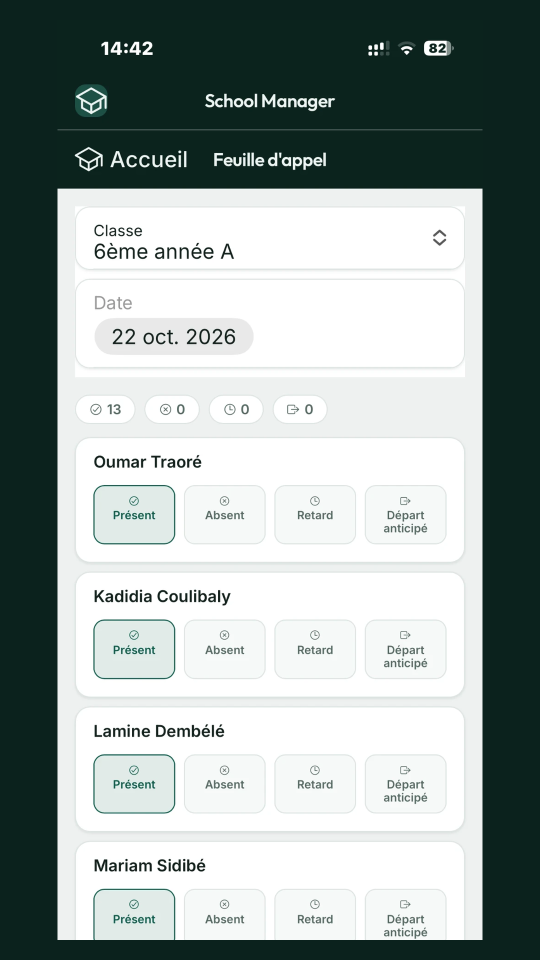
#> input picture marketing/play-store/capture-1-feuille-appel.png, 1080 x 1920 px, given in place of icone-512.png, which was not available (shown at 1/2 size)
$ python generer_semaine1.py
#> lines starting #> are read from the running program, lines starting #| are printed output that depends on the picture; after the words box and inside, x2 and y2 are one past the last pixel; in counts of white or black regions, pixels touching at a corner belong together; pictures that were not available may be replaced by others from this repository, and a replacement may not be noted
# Visuels de la semaine 1 (publications 1 à 3 du PLAN.md), aux couleurs de School Manager.
# Formats : 1080x1080 (annonce) et 1080x1350 (4:5, Instagram et Facebook).
from pathlib import Path
from PIL import Image, ImageDraw, ImageFont, ImageFilter

RACINE = Path(__file__).resolve().parents[2]
SORTIE = Path(__file__).resolve().parent / "visuels"
CAPTURES = RACINE / "marketing/play-store"
ICONE = CAPTURES / "icone-512.png"
POLICE = "/System/Library/Fonts/Avenir Next.ttc"
HAUT, BAS = (16, 94, 78), (9, 40, 33)
OR, CREME = (201, 162, 39), (238, 232, 218)

def police(t, gras=True):
    return ImageFont.truetype(POLICE, t, index=0 if gras else 5)

def fond(l, h):
#> called with l = 1080, h = 1080
    img = Image.new("RGB", (l, h)); d = ImageDraw.Draw(img)
#> after `img = Image.new('RGB', (l, h))`: img: PIL image 1080x1080 RGB; every value is 0
    for y in range(h):
        k = y / (h - 1)
        d.line([(0, y), (l, y)], fill=tuple(round(a + (b - a) * k) for a, b in zip(HAUT, BAS)))
    return img

def entete(img):
    # icône + nom en haut à gauche
    ic = Image.open(ICONE).convert("RGBA").resize((72, 72), Image.LANCZOS)
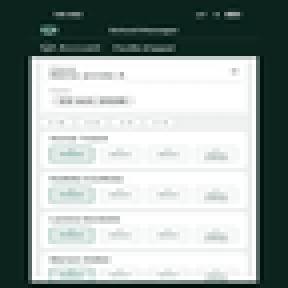
#> ic: PIL image 72x72 RGBA (shown 4 times larger); mean R, G, B, A 154.3, 164.6, 162.1, 255
    m = Image.new("L", ic.size, 0); ImageDraw.Draw(m).rounded_rectangle([0, 0, 71, 71], 16, fill=255)
#> after `m = Image.new('L', ic.size, 0)`: m: PIL image 72x72 L; every value is 0
#> after `ImageDraw.Draw(m).rounded_rectangle([0, 0, 71, 71], 16, fill=255)`:
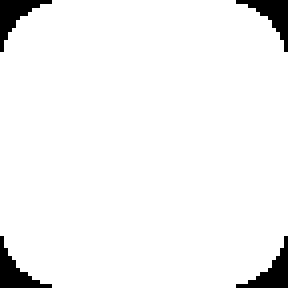
#> m: PIL image 72x72 L (shown 4 times larger); 95.3% white; 4 black regions, box (x1, y1, x2, y2) and area: (0, 0, 13, 13) 61, (59, 0, 72, 13) 61, (0, 59, 13, 72) 61, (59, 59, 72, 72) 61
    img.paste(ic, (60, 56), m)
    ImageDraw.Draw(img).text((150, 70), "School Manager", font=police(38), fill="white")

def telephone(capture, hauteur):
    # capture iPhone (fond vert déjà présent sur les fichiers Play) recadrée sur l'écran, coins arrondis
#> called with hauteur = 860
    im = Image.open(capture).convert("RGB")
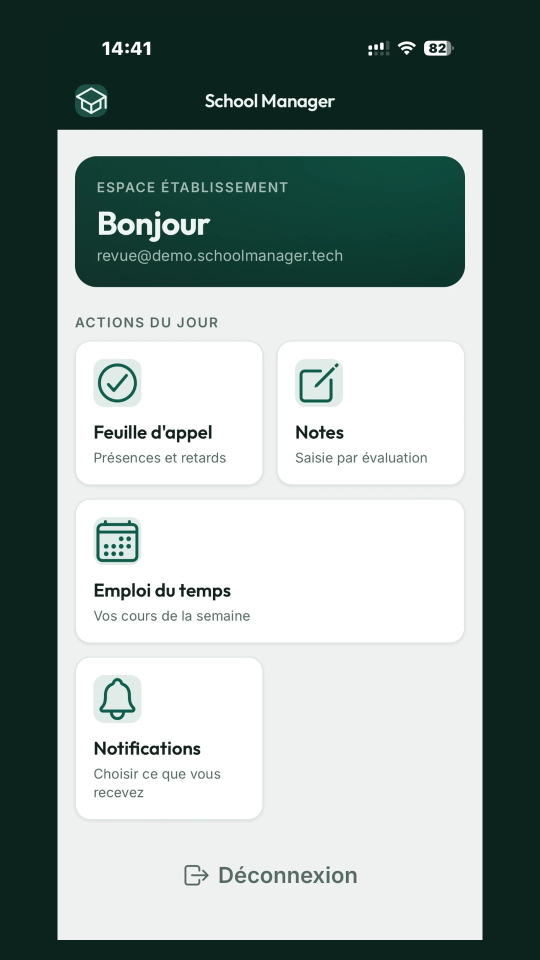
#> input picture marketing/play-store/capture-4-accueil.png, 1080 x 1920 px (shown at 1/2 size)
#> im is the input picture: PIL image 1080x1920 RGB; mean R, G, B 142.8, 156.6, 153.4
    ecran = im.crop((60, 40, im.width - 60, im.height - 40))
    l = round(ecran.width * hauteur / ecran.height)
#> l = 449
    ecran = ecran.resize((l, hauteur), Image.LANCZOS)
#> ecran: PIL image 449x860 RGB
    cadre = Image.new("RGBA", (l + 24, hauteur + 24), (0, 0, 0, 0))
#> cadre: PIL image 473x884 RGBA; every value is 0
    ImageDraw.Draw(cadre).rounded_rectangle([0, 0, l + 23, hauteur + 23], 48, fill=(5, 18, 15))
    m = Image.new("L", ecran.size, 0); ImageDraw.Draw(m).rounded_rectangle([0, 0, l - 1, hauteur - 1], 38, fill=255)
#> after `m = Image.new('L', ecran.size, 0)`: m: PIL image 449x860 L; every value is 0
#> after `ImageDraw.Draw(m).rounded_rectangle([0, 0, l - 1, hauteur - 1], 38, fi`: m: PIL image 449x860 L; 99.7% white; 4 black regions, box (x1, y1, x2, y2) and area: (0, 0, 32, 32) 321, (417, 0, 449, 32) 321, (0, 828, 32, 860) 321, (417, 828, 449, 860) 321
    cadre.paste(ecran, (12, 12), m)
    return cadre

def coller(img, cadre, x, y):
#> called with x = 640, y = 140
    ombre = Image.new("RGBA", cadre.size, (0, 0, 0, 0))
    ImageDraw.Draw(ombre).rounded_rectangle([0, 0, cadre.width - 1, cadre.height - 1], 48, fill=(0, 0, 0, 110))
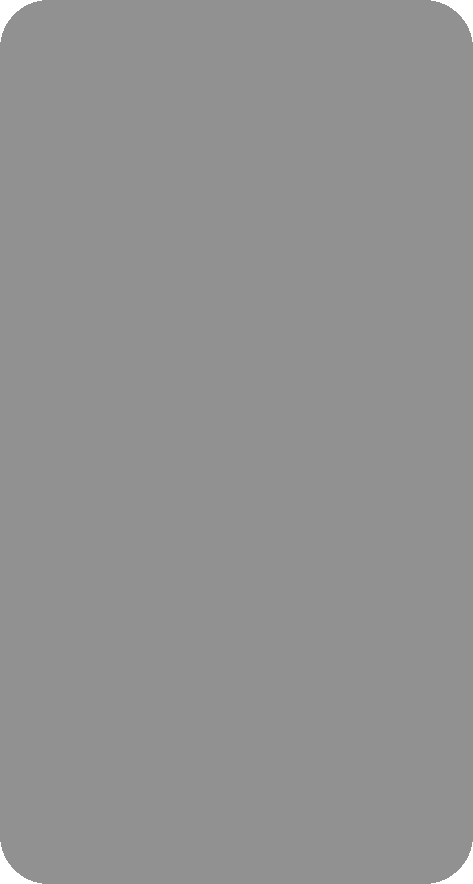
#> ombre: PIL image 473x884 RGBA; mean R, G, B, A 0, 0, 0, 109.5; transparent parts drawn white
    ombre = ombre.filter(ImageFilter.GaussianBlur(18))
    img.paste(ombre, (x + 10, y + 18), ombre)
    img.paste(cadre, (x, y), cadre)

def badge_app_store(img, x, y):
    d = ImageDraw.Draw(img)
    d.rounded_rectangle([x, y, x + 300, y + 92], 18, fill="black", outline=(166, 166, 166), width=2)
    d.text((x + 28, y + 14), "Télécharger dans", font=police(22, False), fill="white")
    d.text((x + 28, y + 40), "l'App Store", font=police(38), fill="white")

def texte_centre(d, y, txt, f, l, couleur="white"):
    w = d.textlength(txt, font=f); d.text(((l - w) / 2, y), txt, font=f, fill=couleur)

# Publication 1 — annonce App Store, 1080x1080
img = fond(1080, 1080); entete(img); d = ImageDraw.Draw(img)
d.text((60, 190), "Disponible sur", font=police(64), fill="white")
d.text((60, 268), "l'App Store.", font=police(64), fill=OR)
d.text((60, 370), "Absences, notes, emploi du temps", font=police(32, False), fill=CREME)
d.text((60, 412), "et scolarité, sur votre téléphone.", font=police(32, False), fill=CREME)
badge_app_store(img, 60, 500)
d.text((60, 630), "Android : bientôt.", font=police(30, False), fill=CREME)
coller(img, telephone(CAPTURES / "capture-4-accueil.png", 860), 640, 140)
img.save(SORTIE / "p01-annonce-app-store-1080.png")

# Publication 2 — parents, absence le jour même, 1080x1350
img = fond(1080, 1350); entete(img); d = ImageDraw.Draw(img)
#> in fond (call 2), `img = Image.new('RGB', (l, h))`: img: PIL image 1080x1350 RGB; every value is 0
texte_centre(d, 190, "Vous le savez", police(72), 1080)
texte_centre(d, 276, "le jour même.", police(72), 1080, OR)
texte_centre(d, 380, "L'école saisit l'absence, vous êtes prévenu.", police(32, False), 1080, CREME)
coller(img, telephone(CAPTURES / "capture-4-accueil.png", 820), 335, 470)
#> in telephone (call 2), `cadre = Image.new("RGBA", (l + 24, hauteur + 24), (0, 0, 0, 0))`: cadre: PIL image 452x844 RGBA; every value is 0
#> in telephone (call 2), `m = Image.new('L', ecran.size, 0)`: m: PIL image 428x820 L; every value is 0
#> in telephone (call 2), `ImageDraw.Draw(m).rounded_rectangle([0, 0, l - 1, hauteur - 1], 38, fi`: m: PIL image 428x820 L; 99.6% white; 4 black regions, box (x1, y1, x2, y2) and area: (0, 0, 32, 32) 321, (396, 0, 428, 32) 321, (0, 788, 32, 820) 321, (396, 788, 428, 820) 321
img.save(SORTIE / "p02-absence-jour-meme-1350.png")

# Publication 3 — carrousel directeurs, bulletins, 3 x 1080x1350
img = fond(1080, 1350); entete(img); d = ImageDraw.Draw(img)
for i, l in enumerate(["Trois semaines", "pour sortir", "les bulletins ?"]):
    d.text((80, 430 + i * 110), l, font=police(96), fill=OR if i == 0 else "white")
d.text((80, 820), "Cahier, tableur, moyennes refaites à la main.", font=police(34, False), fill=CREME)
d.text((80, 1180), "Faites défiler  →", font=police(34), fill=OR)
img.save(SORTIE / "p03-bulletins-1-1350.png")

img = fond(1080, 1350); entete(img); d = ImageDraw.Draw(img)
texte_centre(d, 190, "Les notes saisies", police(64), 1080)
texte_centre(d, 268, "pendant le trimestre…", police(64), 1080, OR)
coller(img, telephone(CAPTURES / "capture-2-notes.png", 900), 330, 390)
#> call 3 of telephone, with hauteur = 900
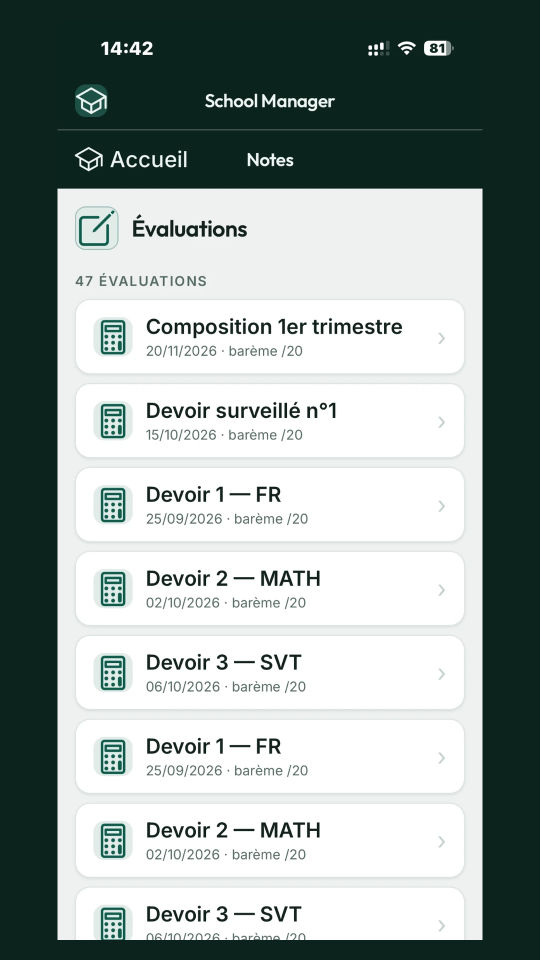
#> input picture marketing/play-store/capture-2-notes.png, 1080 x 1920 px (shown at 1/2 size)
#> in telephone, im is the input picture: PIL image 1080x1920 RGB; mean R, G, B 151.6, 162.3, 159.8
#> in telephone (call 3), `cadre = Image.new("RGBA", (l + 24, hauteur + 24), (0, 0, 0, 0))`: cadre: PIL image 494x924 RGBA; every value is 0
#> in telephone (call 3), `m = Image.new('L', ecran.size, 0)`: m: PIL image 470x900 L; every value is 0
#> in telephone (call 3), `ImageDraw.Draw(m).rounded_rectangle([0, 0, l - 1, hauteur - 1], 38, fi`: m: PIL image 470x900 L; 99.7% white; 4 black regions, box (x1, y1, x2, y2) and area: (0, 0, 32, 32) 321, (438, 0, 470, 32) 321, (0, 868, 32, 900) 321, (438, 868, 470, 900) 321
#> in telephone (call 3), `cadre.paste(ecran, (12, 12), m)`:
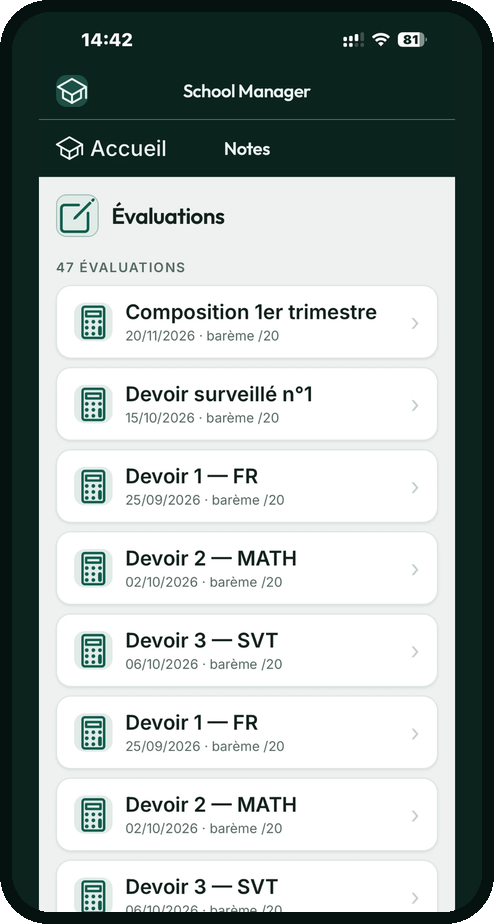
#> cadre: PIL image 494x924 RGBA; mean R, G, B, A 163.3, 172.1, 169.9, 253.9; transparent parts drawn white
#> call 3 of coller, with x = 330, y = 390
#> in coller (call 3), `img.paste(ombre, (x + 10, y + 18), ombre)`:
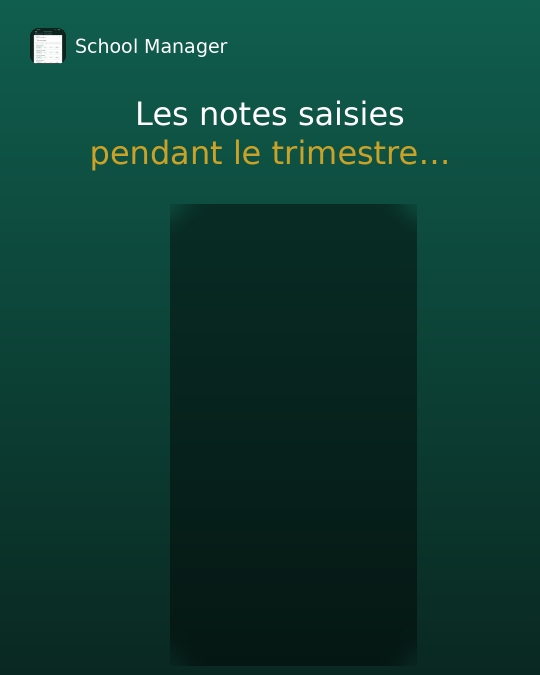
#> img: PIL image 1080x1350 RGB (shown at 1/2 size); mean R, G, B 14.1, 60.9, 50.2
img.save(SORTIE / "p03-bulletins-2-1350.png")

img = fond(1080, 1350); entete(img); d = ImageDraw.Draw(img)
for i, l in enumerate(["… alimentent", "directement", "le bulletin."]):
    d.text((80, 360 + i * 110), l, font=police(96), fill=OR if i == 2 else "white")
for i, l in enumerate(["Moyennes, coefficients, absences de la période.", "PDF à l'en-tête de votre école."]):
    d.text((80, 760 + i * 52), l, font=police(34, False), fill=CREME)
d.rounded_rectangle([80, 1000, 700, 1100], 50, fill=OR)
d.text((128, 1024), "Essai gratuit 30 jours", font=police(42), fill=(9, 40, 33))
d.text((80, 1150), "schoolmanager.tech", font=police(36, False), fill="white")
img.save(SORTIE / "p03-bulletins-3-1350.png")
print("ok")
